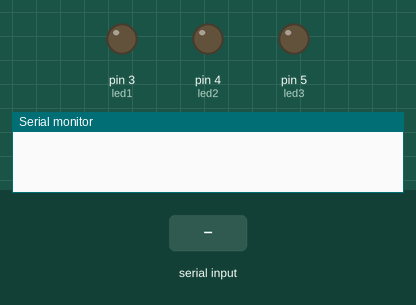
Bench run of a sketch on a simulated Arduino Uno, built with avr-gcc and run on an emulated ATmega328P. On the bench: output pins drawn as LEDs (lit = HIGH), the last lines printed to the serial monitor. Inputs (shaded band) come from the test bench.

Above: at 1.2 s.
1.3 s: "<Hello Arduino>" received over Serial
At 2.5 s:
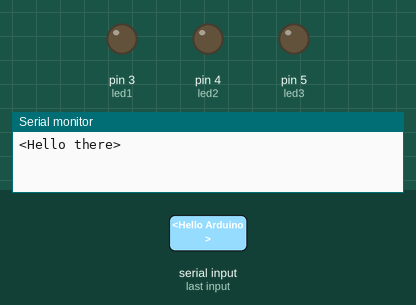
2.9 s: "on1" received over Serial
At 3.8 s:
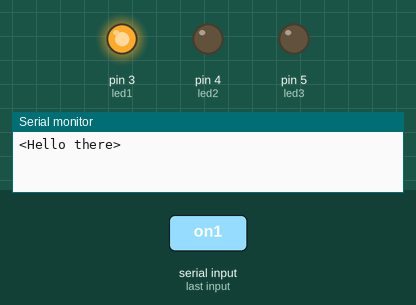
4.4 s: "on2" received over Serial
At 5.0 s:
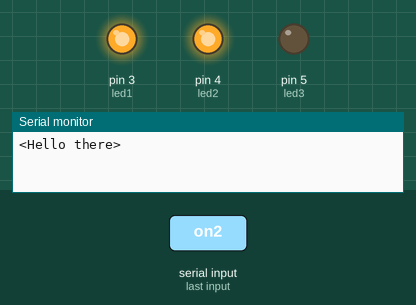
5.9 s: "off1" received over Serial
At 6.3 s:
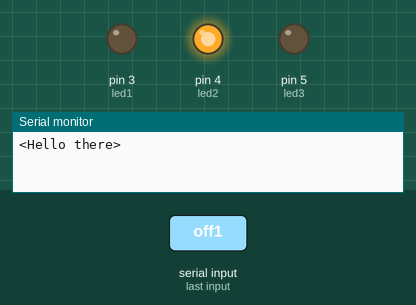
7.4 s: "on3" received over Serial
At 8.5 s:
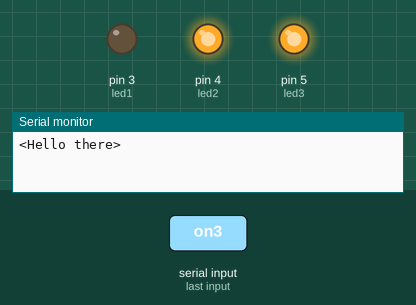
8.9 s: "off2" received over Serial
At 9.8 s:
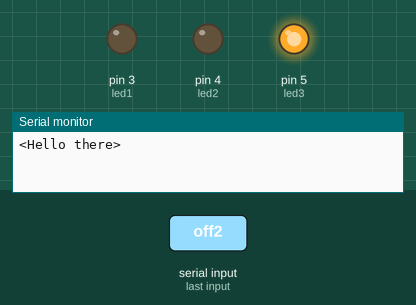
Timing chart, 0 to 11.4 s (numbered marks = the images above; inputs shaded):
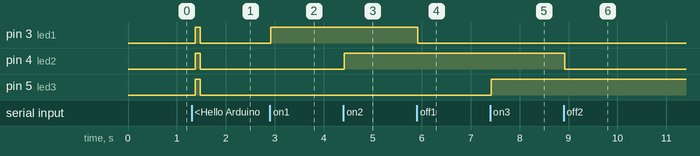

The sketch:

led_control.ino
```cpp
 /*
  Simple LED sketch
*/
 int led1 = 3;// Pin 3
 int led2 = 4;// Pin 4
 int led3 = 5;// Pin 5

 void setup()
 {
     pinMode(led1, OUTPUT); // Set pin 3 as digital out
     pinMode(led2, OUTPUT); // Set pin 4 as digital out
     pinMode(led3, OUTPUT); // Set pin 5 as digital out
     // Start up serial connection
     Serial.begin(9600); // baud rate
     Serial.flush();
 }

 void loop()
 {
     String input = "";

     // Read any serial input
     while (Serial.available() > 0)
     {
         input += (char) Serial.read(); // Read in one char at a time
         delay(5); // Delay for 5 ms so the next char has time to be received
     }
     //handshake
     if (input == "<Hello Arduino>"){
        Serial.println("<Hello there>");
        digitalWrite(led1, HIGH);
        digitalWrite(led2, HIGH);
        digitalWrite(led3, HIGH);
        delay(100);
        digitalWrite(led1, LOW);
        digitalWrite(led2, LOW);
        digitalWrite(led3, LOW);
      }

     if (input == "on1")
     {
         digitalWrite(led1, HIGH); // on
     }
     else if (input == "off1")
     {
         digitalWrite(led1, LOW); // off
     }
     else if (input == "on2")
     {
         digitalWrite(led2, HIGH); // on
     }
     else if (input == "off2")
     {
         digitalWrite(led2, LOW); // off
     }
     else if (input == "on3")
     {
         digitalWrite(led3, HIGH); // on
     }
     else if (input == "off3")
     {
         digitalWrite(led3, LOW); // off
     }
     else if (input == "on_all")
     {
         digitalWrite(led1, HIGH); // on
         digitalWrite(led2, HIGH); // on
         digitalWrite(led3, HIGH); // on
     }
     else if (input == "off_all")
     {
         digitalWrite(led1, LOW); // on
         digitalWrite(led2, LOW); // on
         digitalWrite(led3, LOW); // off
     }
 }
```

Measured:
- after the input at 1.3 s, pin 3 (led1), pin 4 (led2), pin 5 (led3): LOW → HIGH after 0.08 s, → LOW 0.10 s later
- after the input at 2.9 s, pin 3 (led1): LOW → HIGH at once
- after the input at 4.4 s, pin 4 (led2): LOW → HIGH at once
- after the input at 5.9 s, pin 3 (led1): HIGH → LOW at once
- after the input at 7.4 s, pin 5 (led3): LOW → HIGH at once
- after the input at 8.9 s, pin 4 (led2): HIGH → LOW at once
